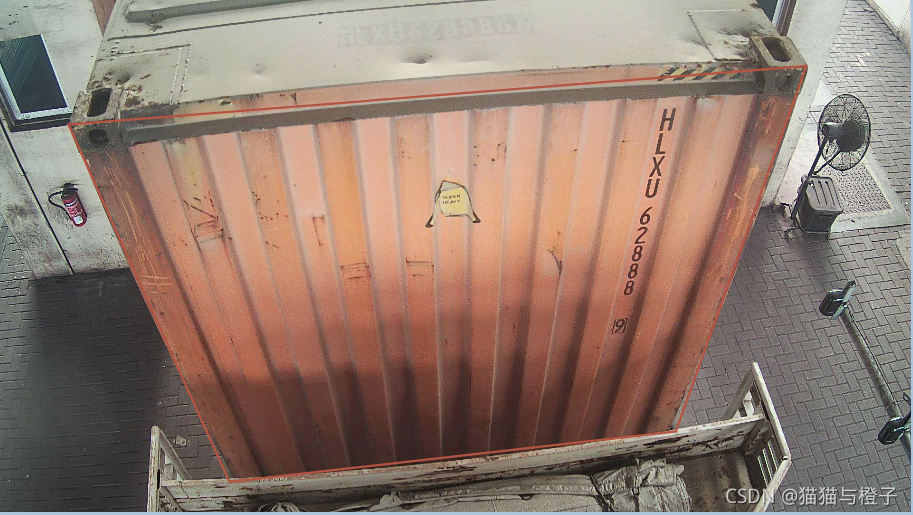
#> input picture demo.png, 913 x 515 px
$ python 1.py
#> lines starting #> are read from the running program, lines starting #| are printed output that depends on the picture
# 三个需求
# 张博:
# 一个ocr

# 张博:
# 一个原件检测

# 张博:
# 一个抽取照片
# ocr还需要解决图片矫正问题，否则会导致识别率低


# 先做仿射变换矫正.# 仿射等于平移加旋转.

#======透视变换.  # 参考!!!https://blog.csdn.net/qq_22764813/article/details/120883528


#=========首先我们要学习cv2里面的坐标跟现实中的含义.
# 公式:   (x,y) 表示这个点到y轴距离x, 到图像上边界距离是y!!!!!!!!!!!
# 画图软件里面移动鼠标给的坐标值含义.跟上面cv2定义的是完全一样的.所以直接用即可.


import os
import cv2,math
import numpy as np
img_path = 'demo.png'
img = cv2.imread(img_path)
#> img is the input picture: shape (515, 913, 3); mean B, G, R 111.7, 124, 146.5
points_str = '145.10,263.40,1698.83,140.18,1424.10,909.50,484.30,1015.60'
points_str = '69,124,806,65,675,413,230,408' # 矩阵的四个角坐标.

# id_num_point = self.validate_label(id_num_point)  # 以左上顶点开始的顺时针box坐标


if 1:
    # 1.43 投影变换 (Projective mapping)

    h, w = img.shape[:2]  # 图片的高度和宽度
#> h = 515; w = 913
# '69,124,806,65,675,413,230,408'
    pointSrc = np.float32([[69,124], [806,65], [231,481], [675,432]])  # 原始图像中 4点坐标    .   (左上, 右上, 左下, 右下)


#=======changdu 和shuzhi 按照短边计算.
    chagndu=((pointSrc[1][0]-pointSrc[0][0])**2+(pointSrc[1][1]-pointSrc[1][1])**2)**0.5
    shuzhi=((pointSrc[2][0]-pointSrc[0][0])**2+(pointSrc[2][1]-pointSrc[0][1])**2)**0.5


    chagndu2=((pointSrc[3][0]-pointSrc[2][0])**2+(pointSrc[3][1]-pointSrc[2][1])**2)**0.5
    shuzhi2=((pointSrc[3][0]-pointSrc[2][0])**2+(pointSrc[3][1]-pointSrc[2][1])**2)**0.5

    chagndu3=(chagndu+chagndu2)/2
    shuzhi3=(shuzhi+shuzhi2)/2


#========原始比例的话, 会丢失边界信息.所以要放缩矩形.
    #=======算每个边对于他整个延长线的比例.

    # 修改成高度. 这样来保持比例.

    chagndu=(max([(pointSrc[1][0]-pointSrc[0][0])**2,(pointSrc[1][1]-pointSrc[1][1])**2]))**0.5
    shuzhi=(max([(pointSrc[2][0]-pointSrc[0][0])**2,(pointSrc[2][1]-pointSrc[0][1])**2]))**0.5


    chagndu2=(max([(pointSrc[3][0]-pointSrc[2][0])**2,(pointSrc[3][1]-pointSrc[2][1])**2]))**0.5
    shuzhi2=(max([(pointSrc[3][0]-pointSrc[2][0])**2,(pointSrc[3][1]-pointSrc[2][1])**2]))**0.5

    chagndu3=(chagndu+chagndu2)/2
    shuzhi3=(shuzhi+shuzhi2)/2


    chagndu=chagndu3
    shuzhi=shuzhi3


    #===
    a=(pointSrc[0][0]+pointSrc[2][0])/2
    b=(pointSrc[0][1]+pointSrc[1][1])/2
    pointDst= np.float32([

        [a,b],
        [a+chagndu,b],
        [a,b+shuzhi],
     [a+chagndu,b+shuzhi] ,


        ])
    # [9 lines of commented-out code are left out]
    MP = cv2.getPerspectiveTransform(pointSrc, pointDst)  # 计算投影变换矩阵 M
    imgP = cv2.warpPerspective(img, MP, (w, h))  # 用变换矩阵 M 进行投影变换
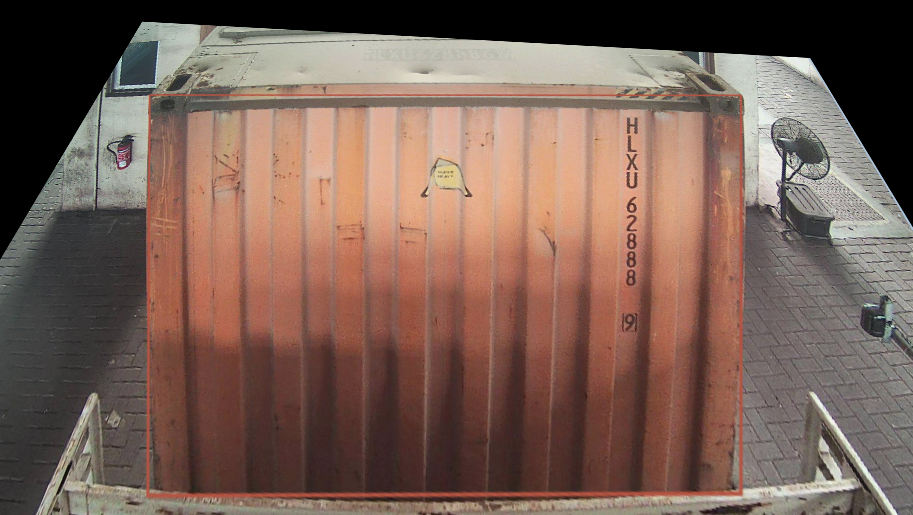
#> imgP: shape (515, 913, 3); mean B, G, R 85.7, 96.3, 121.4

    save_img_path = 'demo2.png'
    cv2.imwrite(save_img_path, imgP)
